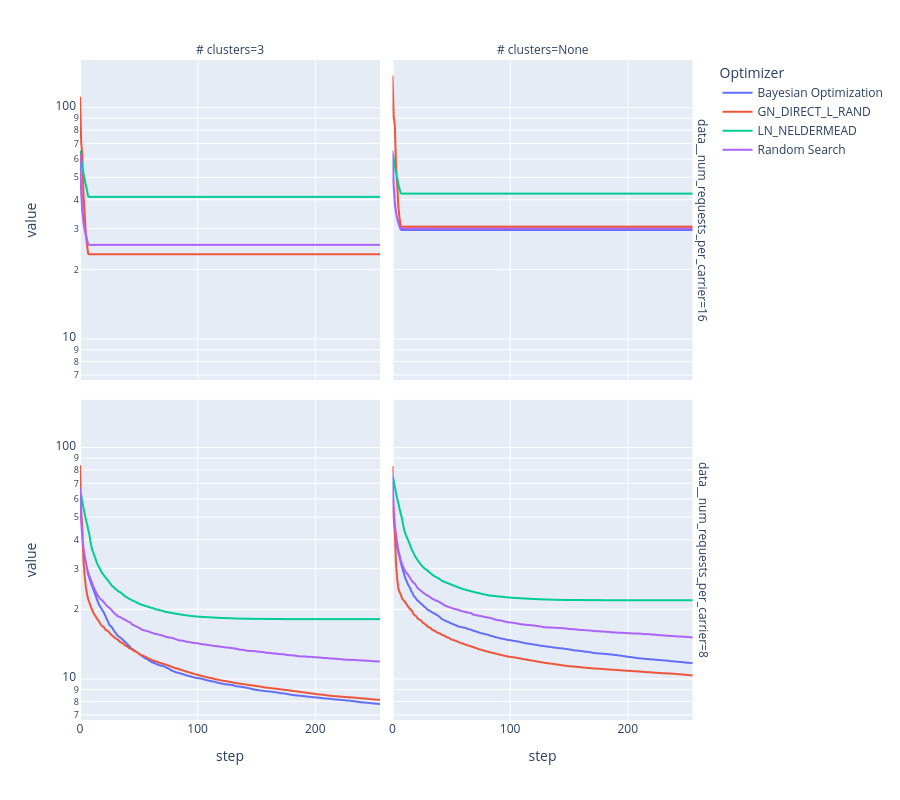

The cell this chart's notebook holds for it:
### Code cell
#tmp['No. of Bidding Jobs'] = tmp['No. of Bidding Jobs'].astype(str)
px.line(
    tmp,
    x='step',
    y=['target_opt__mean'],
    color='Optimizer',
    facet_col='# clusters',
    facet_row='data__num_requests_per_carrier',
    # line_dash='LOC',
    #markers=True,
    # labels={'target_opt_mean': PARAMS['Error Function'].unique()[0]},
    log_y=True,
    height=800
).update_traces(connectgaps=True)

### Figure 1 — Plotly figure (JSON) as saved in the notebook; plotly's stock layout.template omitted (floating-point values rounded to 4 significant figures; data arrays with more than 128 entries replaced by an {"elided": "..."} marker saying what was removed)
{"data": [{"connectgaps": true, "hovertemplate": "Optimizer=Bayesian Optimization<br>data__num_requests_per_carrier=16<br># clusters=3<br>variable=target_opt__mean<br>step=%{x}<br>value=%{y}<extra></extra>", "legendgroup": "Bayesian Optimization", "line": {"color": "#636efa", "dash": "solid"}, "marker": {"symbol": "circle"}, "mode": "lines", "name": "Bayesian Optimization", "showlegend": true, "type": "scattergl", "x": {"elided": "256 int values"}, "xaxis": "x3", "y": {"elided": "256 float values"}, "yaxis": "y3"}, {"connectgaps": true, "hovertemplate": "Optimizer=Bayesian Optimization<br>data__num_requests_per_carrier=16<br># clusters=None<br>variable=target_opt__mean<br>step=%{x}<br>value=%{y}<extra></extra>", "legendgroup": "Bayesian Optimization", "line": {"color": "#636efa", "dash": "solid"}, "marker": {"symbol": "circle"}, "mode": "lines", "name": "Bayesian Optimization", "showlegend": false, "type": "scattergl", "x": {"elided": "256 int values"}, "xaxis": "x4", "y": {"elided": "256 float values"}, "yaxis": "y4"}, {"connectgaps": true, "hovertemplate": "Optimizer=Bayesian Optimization<br>data__num_requests_per_carrier=8<br># clusters=3<br>variable=target_opt__mean<br>step=%{x}<br>value=%{y}<extra></extra>", "legendgroup": "Bayesian Optimization", "line": {"color": "#636efa", "dash": "solid"}, "marker": {"symbol": "circle"}, "mode": "lines", "name": "Bayesian Optimization", "showlegend": false, "type": "scattergl", "x": {"elided": "256 int values"}, "xaxis": "x", "y": {"elided": "256 float values"}, "yaxis": "y"}, {"connectgaps": true, "hovertemplate": "Optimizer=Bayesian Optimization<br>data__num_requests_per_carrier=8<br># clusters=None<br>variable=target_opt__mean<br>step=%{x}<br>value=%{y}<extra></extra>", "legendgroup": "Bayesian Optimization", "line": {"color": "#636efa", "dash": "solid"}, "marker": {"symbol": "circle"}, "mode": "lines", "name": "Bayesian Optimization", "showlegend": false, "type": "scattergl", "x": {"elided": "256 int values"}, "xaxis": "x2", "y": {"elided": "256 float values"}, "yaxis": "y2"}, {"connectgaps": true, "hovertemplate": "Optimizer=GN_DIRECT_L_RAND<br>data__num_requests_per_carrier=16<br># clusters=3<br>variable=target_opt__mean<br>step=%{x}<br>value=%{y}<extra></extra>", "legendgroup": "GN_DIRECT_L_RAND", "line": {"color": "#EF553B", "dash": "solid"}, "marker": {"symbol": "circle"}, "mode": "lines", "name": "GN_DIRECT_L_RAND", "showlegend": true, "type": "scattergl", "x": {"elided": "256 int values"}, "xaxis": "x3", "y": {"elided": "256 float values"}, "yaxis": "y3"}, {"connectgaps": true, "hovertemplate": "Optimizer=GN_DIRECT_L_RAND<br>data__num_requests_per_carrier=16<br># clusters=None<br>variable=target_opt__mean<br>step=%{x}<br>value=%{y}<extra></extra>", "legendgroup": "GN_DIRECT_L_RAND", "line": {"color": "#EF553B", "dash": "solid"}, "marker": {"symbol": "circle"}, "mode": "lines", "name": "GN_DIRECT_L_RAND", "showlegend": false, "type": "scattergl", "x": {"elided": "256 int values"}, "xaxis": "x4", "y": {"elided": "256 float values"}, "yaxis": "y4"}, {"connectgaps": true, "hovertemplate": "Optimizer=GN_DIRECT_L_RAND<br>data__num_requests_per_carrier=8<br># clusters=3<br>variable=target_opt__mean<br>step=%{x}<br>value=%{y}<extra></extra>", "legendgroup": "GN_DIRECT_L_RAND", "line": {"color": "#EF553B", "dash": "solid"}, "marker": {"symbol": "circle"}, "mode": "lines", "name": "GN_DIRECT_L_RAND", "showlegend": false, "type": "scattergl", "x": {"elided": "256 int values"}, "xaxis": "x", "y": {"elided": "256 float values"}, "yaxis": "y"}, {"connectgaps": true, "hovertemplate": "Optimizer=GN_DIRECT_L_RAND<br>data__num_requests_per_carrier=8<br># clusters=None<br>variable=target_opt__mean<br>step=%{x}<br>value=%{y}<extra></extra>", "legendgroup": "GN_DIRECT_L_RAND", "line": {"color": "#EF553B", "dash": "solid"}, "marker": {"symbol": "circle"}, "mode": "lines", "name": "GN_DIRECT_L_RAND", "showlegend": false, "type": "scattergl", "x": {"elided": "256 int values"}, "xaxis": "x2", "y": {"elided": "256 float values"}, "yaxis": "y2"}, {"connectgaps": true, "hovertemplate": "Optimizer=LN_NELDERMEAD<br>data__num_requests_per_carrier=16<br># clusters=3<br>variable=target_opt__mean<br>step=%{x}<br>value=%{y}<extra></extra>", "legendgroup": "LN_NELDERMEAD", "line": {"color": "#00cc96", "dash": "solid"}, "marker": {"symbol": "circle"}, "mode": "lines", "name": "LN_NELDERMEAD", "showlegend": true, "type": "scattergl", "x": {"elided": "256 int values"}, "xaxis": "x3", "y": {"elided": "256 float values"}, "yaxis": "y3"}, {"connectgaps": true, "hovertemplate": "Optimizer=LN_NELDERMEAD<br>data__num_requests_per_carrier=16<br># clusters=None<br>variable=target_opt__mean<br>step=%{x}<br>value=%{y}<extra></extra>", "legendgroup": "LN_NELDERMEAD", "line": {"color": "#00cc96", "dash": "solid"}, "marker": {"symbol": "circle"}, "mode": "lines", "name": "LN_NELDERMEAD", "showlegend": false, "type": "scattergl", "x": {"elided": "256 int values"}, "xaxis": "x4", "y": {"elided": "256 float values"}, "yaxis": "y4"}, {"connectgaps": true, "hovertemplate": "Optimizer=LN_NELDERMEAD<br>data__num_requests_per_carrier=8<br># clusters=3<br>variable=target_opt__mean<br>step=%{x}<br>value=%{y}<extra></extra>", "legendgroup": "LN_NELDERMEAD", "line": {"color": "#00cc96", "dash": "solid"}, "marker": {"symbol": "circle"}, "mode": "lines", "name": "LN_NELDERMEAD", "showlegend": false, "type": "scattergl", "x": {"elided": "256 int values"}, "xaxis": "x", "y": {"elided": "256 float values"}, "yaxis": "y"}, {"connectgaps": true, "hovertemplate": "Optimizer=LN_NELDERMEAD<br>data__num_requests_per_carrier=8<br># clusters=None<br>variable=target_opt__mean<br>step=%{x}<br>value=%{y}<extra></extra>", "legendgroup": "LN_NELDERMEAD", "line": {"color": "#00cc96", "dash": "solid"}, "marker": {"symbol": "circle"}, "mode": "lines", "name": "LN_NELDERMEAD", "showlegend": false, "type": "scattergl", "x": {"elided": "256 int values"}, "xaxis": "x2", "y": {"elided": "256 float values"}, "yaxis": "y2"}, {"connectgaps": true, "hovertemplate": "Optimizer=Random Search<br>data__num_requests_per_carrier=16<br># clusters=3<br>variable=target_opt__mean<br>step=%{x}<br>value=%{y}<extra></extra>", "legendgroup": "Random Search", "line": {"color": "#ab63fa", "dash": "solid"}, "marker": {"symbol": "circle"}, "mode": "lines", "name": "Random Search", "showlegend": true, "type": "scattergl", "x": {"elided": "256 int values"}, "xaxis": "x3", "y": {"elided": "256 float values"}, "yaxis": "y3"}, {"connectgaps": true, "hovertemplate": "Optimizer=Random Search<br>data__num_requests_per_carrier=16<br># clusters=None<br>variable=target_opt__mean<br>step=%{x}<br>value=%{y}<extra></extra>", "legendgroup": "Random Search", "line": {"color": "#ab63fa", "dash": "solid"}, "marker": {"symbol": "circle"}, "mode": "lines", "name": "Random Search", "showlegend": false, "type": "scattergl", "x": {"elided": "256 int values"}, "xaxis": "x4", "y": {"elided": "256 float values"}, "yaxis": "y4"}, {"connectgaps": true, "hovertemplate": "Optimizer=Random Search<br>data__num_requests_per_carrier=8<br># clusters=3<br>variable=target_opt__mean<br>step=%{x}<br>value=%{y}<extra></extra>", "legendgroup": "Random Search", "line": {"color": "#ab63fa", "dash": "solid"}, "marker": {"symbol": "circle"}, "mode": "lines", "name": "Random Search", "showlegend": false, "type": "scattergl", "x": {"elided": "256 int values"}, "xaxis": "x", "y": {"elided": "256 float values"}, "yaxis": "y"}, {"connectgaps": true, "hovertemplate": "Optimizer=Random Search<br>data__num_requests_per_carrier=8<br># clusters=None<br>variable=target_opt__mean<br>step=%{x}<br>value=%{y}<extra></extra>", "legendgroup": "Random Search", "line": {"color": "#ab63fa", "dash": "solid"}, "marker": {"symbol": "circle"}, "mode": "lines", "name": "Random Search", "showlegend": false, "type": "scattergl", "x": {"elided": "256 int values"}, "xaxis": "x2", "y": {"elided": "256 float values"}, "yaxis": "y2"}], "layout": {"annotations": [{"font": {}, "showarrow": false, "text": "# clusters=3", "x": 0.24, "xanchor": "center", "xref": "paper", "y": 1, "yanchor": "bottom", "yref": "paper"}, {"font": {}, "showarrow": false, "text": "# clusters=None", "x": 0.74, "xanchor": "center", "xref": "paper", "y": 1, "yanchor": "bottom", "yref": "paper"}, {"font": {}, "showarrow": false, "text": "data__num_requests_per_carrier=8", "textangle": 90, "x": 0.98, "xanchor": "left", "xref": "paper", "y": 0.2425, "yanchor": "middle", "yref": "paper"}, {"font": {}, "showarrow": false, "text": "data__num_requests_per_carrier=16", "textangle": 90, "x": 0.98, "xanchor": "left", "xref": "paper", "y": 0.7575, "yanchor": "middle", "yref": "paper"}], "height": 800, "legend": {"title": {"text": "Optimizer"}, "tracegroupgap": 0}, "margin": {"t": 60}, "xaxis": {"anchor": "y", "domain": [0, 0.48], "title": {"text": "step"}}, "xaxis2": {"anchor": "y2", "domain": [0.5, 0.98], "matches": "x", "title": {"text": "step"}}, "xaxis3": {"anchor": "y3", "domain": [0, 0.48], "matches": "x", "showticklabels": false}, "xaxis4": {"anchor": "y4", "domain": [0.5, 0.98], "matches": "x", "showticklabels": false}, "yaxis": {"anchor": "x", "domain": [0, 0.485], "title": {"text": "value"}, "type": "log"}, "yaxis2": {"anchor": "x2", "domain": [0, 0.485], "matches": "y", "showticklabels": false, "type": "log"}, "yaxis3": {"anchor": "x3", "domain": [0.515, 1], "matches": "y", "title": {"text": "value"}, "type": "log"}, "yaxis4": {"anchor": "x4", "domain": [0.515, 1], "matches": "y", "showticklabels": false, "type": "log"}}}
